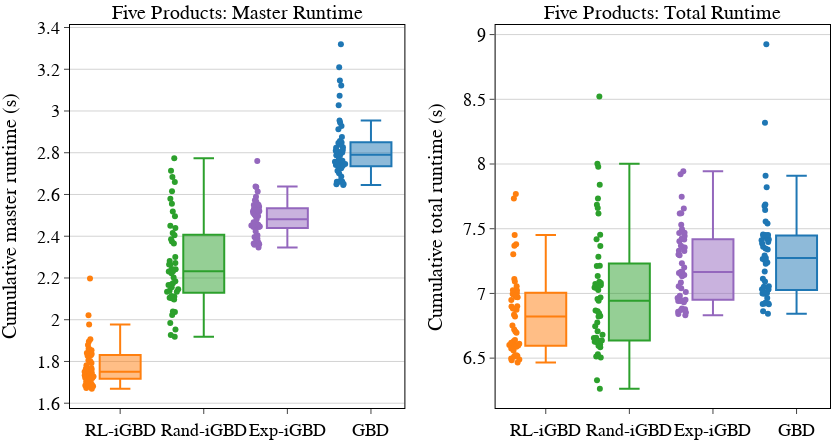

Here is the notebook cell this chart was saved with:
### Code cell
import plotly.express as px
from plotly.subplots import make_subplots
import plotly.graph_objects as go

color_map = {
    'RL':         'rgb(255,127,14)',
    'Random':     'rgb(44,160,44)',
    'Exponential':'rgb(148,103,189)',
    'Optimal':    'rgb(31,119,180)',
}

label_map = {
    'RL':          'RL-iGBD',
    'Random':      'Rand-iGBD',
    'Exponential': 'Exp-iGBD',
    'Optimal':     'GBD'
}

scales = sorted(df['num_prod'].unique())
n = len(scales)

# bump cols to 3 so we can put an extra panel to the right
cols = 2
rows = 1

# two titles for the two scales + one for the runtime plot of the second scale
subplot_titles = [f"<span style='font-size:20px;'> Five Products: Master Runtime </span>"] + [f"<span style='font-size:20px;'> Five Products: Total Runtime </span>"]

fig = make_subplots(
    rows=rows, cols=cols,
    subplot_titles=subplot_titles,
    horizontal_spacing=0.12,
    vertical_spacing=0.12
)

for i, scale in enumerate(scales):
    r = 1
    c = 1         # column 1 and 2
    d = df[df['num_prod'] == scale]
    # 1) the original total_mptime plots
    for policy in ['RL', 'Random', 'Exponential', 'Optimal']:
        fig.add_trace(
            go.Box(
                y=d.loc[d['policy'] == policy, 'total_mptime'],
                name=label_map[policy],
                boxpoints='all',
                marker_color=color_map[policy],
                showlegend=(i == 0)
            ),
            row=1, col=1
        )

    # 2) if this is the second scale (col==2), mirror it in col==3 with total_runtime
    for policy in ['RL', 'Random', 'Exponential', 'Optimal']:
        fig.add_trace(
            go.Box(
                y=d.loc[d['policy'] == policy, 'total_runtime'],
                name=label_map[policy],
                boxpoints='all',
                marker_color=color_map[policy],
                showlegend=False
            ),
            row=1, col=2
        )

# rest of your formatting unchanged...
fig.update_xaxes(tickfont=dict(family="Times New Roman"))
fig.update_yaxes(row=1, col=1, title_text="Cumulative master runtime (s)",
                 title_font=dict(family="Times New Roman", size=20))

fig.update_yaxes(row=1, col=2, title_text="Cumulative total runtime (s)",
                 title_font=dict(family="Times New Roman", size=20))

fig.update_xaxes(showgrid=False, gridcolor='lightgrey', gridwidth=1,
                 zeroline=False, showline=True, mirror=True,
                 linecolor='black', ticks='outside')
fig.update_yaxes(showgrid=True, gridcolor='lightgrey', gridwidth=1,
                 zeroline=False, showline=True, mirror=True,
                 linecolor='black', ticks='outside')

fig.update_layout(
    font=dict(family="Times New Roman", color="black", size=18),
    height=440 * rows,
    width=420 * cols,
    showlegend=False,
    margin=dict(l=70, r=10, t=25, b=0),
    paper_bgcolor='white',
    plot_bgcolor='white'
)

# pad the x-axis so boxes aren't jammed against the edges
pad_left  = -0.6
pad_right = len(label_map) - 0.6
for cc in range(1, cols+1):
    fig.update_xaxes(range=[pad_left, pad_right], row=1, col=cc)

fig.show()

### Figure 1 — Plotly figure (JSON) as saved in the notebook; plotly's stock layout.template omitted (floating-point values rounded to 4 significant figures)
{"data": [{"boxpoints": "all", "marker": {"color": "rgb(255,127,14)"}, "name": "RL-iGBD", "showlegend": true, "type": "box", "xaxis": "x", "y": [1.739, 1.673, 1.685, 1.689, 1.728, 1.836, 1.669, 1.696, 1.702, 1.681, 1.688, 1.686, 1.695, 1.84, 1.706, 1.75, 1.83, 1.762, 1.745, 1.729, 1.977, 1.853, 1.879, 1.764, 1.727, 1.708, 1.743, 1.722, 1.762, 1.782, 1.828, 1.806, 1.895, 1.793, 1.832, 1.861, 1.802, 1.75, 1.748, 1.721, 1.768, 2.021, 1.745, 1.734, 1.758, 1.765, 1.906, 1.86, 2.197], "yaxis": "y"}, {"boxpoints": "all", "marker": {"color": "rgb(44,160,44)"}, "name": "Rand-iGBD", "showlegend": true, "type": "box", "xaxis": "x", "y": [2.105, 2.45, 2.169, 1.985, 2.146, 2.265, 2.103, 1.919, 2.365, 2.139, 2.097, 2.155, 1.926, 2.281, 2.495, 2.167, 2.301, 2.175, 1.953, 2.518, 2.615, 2.375, 2.111, 2.242, 2.04, 2.023, 2.134, 2.404, 2.134, 2.113, 2.264, 2.242, 2.386, 2.58, 2.037, 2.231, 2.774, 2.241, 2.233, 2.184, 2.272, 2.556, 2.66, 2.223, 2.415, 2.684, 2.439, 2.714, 2.202], "yaxis": "y"}, {"boxpoints": "all", "marker": {"color": "rgb(148,103,189)"}, "name": "Exp-iGBD", "showlegend": true, "type": "box", "xaxis": "x", "y": [2.389, 2.362, 2.366, 2.504, 2.451, 2.37, 2.346, 2.405, 2.359, 2.366, 2.388, 2.455, 2.396, 2.377, 2.638, 2.461, 2.52, 2.444, 2.446, 2.55, 2.502, 2.531, 2.466, 2.449, 2.424, 2.455, 2.572, 2.497, 2.446, 2.55, 2.495, 2.573, 2.511, 2.563, 2.541, 2.589, 2.52, 2.534, 2.458, 2.444, 2.455, 2.531, 2.534, 2.523, 2.52, 2.481, 2.761, 2.614, 2.635], "yaxis": "y"}, {"boxpoints": "all", "marker": {"color": "rgb(31,119,180)"}, "name": "GBD", "showlegend": true, "type": "box", "xaxis": "x", "y": [2.802, 2.662, 2.664, 3.073, 2.701, 2.726, 2.661, 2.645, 2.713, 2.648, 2.661, 2.686, 2.742, 2.651, 3.028, 2.824, 2.738, 2.761, 2.793, 3.147, 2.826, 2.813, 2.791, 2.788, 2.741, 2.729, 2.757, 2.765, 3.209, 2.808, 2.767, 2.945, 2.876, 2.929, 2.912, 2.849, 2.809, 2.762, 2.839, 2.746, 2.856, 3.32, 2.758, 2.754, 2.801, 2.847, 2.955, 2.839, 3.122], "yaxis": "y"}, {"boxpoints": "all", "marker": {"color": "rgb(255,127,14)"}, "name": "RL-iGBD", "showlegend": false, "type": "box", "xaxis": "x2", "y": [6.63, 6.602, 6.639, 6.752, 6.822, 7.303, 6.484, 6.575, 6.511, 6.497, 6.522, 6.519, 6.61, 6.706, 6.601, 6.49, 6.619, 6.559, 6.516, 6.466, 7.025, 6.97, 7.379, 6.88, 6.883, 6.721, 6.836, 6.695, 6.9, 6.99, 6.901, 6.996, 6.874, 6.972, 6.949, 7.003, 7.007, 6.612, 6.588, 6.598, 6.593, 7.734, 7.055, 7.025, 7.112, 7.092, 7.451, 7.368, 7.768], "yaxis": "y2"}, {"boxpoints": "all", "marker": {"color": "rgb(44,160,44)"}, "name": "Rand-iGBD", "showlegend": false, "type": "box", "xaxis": "x2", "y": [6.635, 7.213, 6.622, 6.513, 6.822, 6.956, 6.505, 6.33, 7.026, 6.637, 6.746, 6.657, 6.596, 7.08, 6.848, 6.626, 6.584, 6.636, 6.263, 7.661, 7.618, 7.064, 6.944, 6.869, 7.044, 6.655, 6.969, 7.419, 6.863, 6.708, 7.046, 7.073, 7.283, 7.366, 6.605, 6.826, 7.978, 6.775, 6.53, 6.681, 7.212, 7.686, 7.733, 7.09, 7.84, 8.001, 7.453, 8.521, 7.135], "yaxis": "y2"}, {"boxpoints": "all", "marker": {"color": "rgb(148,103,189)"}, "name": "Exp-iGBD", "showlegend": false, "type": "box", "xaxis": "x2", "y": [7.146, 6.883, 6.942, 7.085, 7.142, 6.952, 6.831, 6.841, 6.871, 6.877, 6.942, 6.965, 6.95, 7.144, 7.62, 6.853, 6.941, 6.932, 6.859, 7.04, 7.467, 7.354, 7.168, 7.133, 7.329, 7.159, 7.496, 7.2, 7.234, 7.166, 7.417, 7.354, 7.301, 7.295, 7.328, 7.403, 7.47, 7.056, 6.981, 7.01, 7.531, 7.655, 7.945, 7.445, 7.424, 7.368, 7.747, 7.617, 7.921], "yaxis": "y2"}, {"boxpoints": "all", "marker": {"color": "rgb(31,119,180)"}, "name": "GBD", "showlegend": false, "type": "box", "xaxis": "x2", "y": [7.274, 7.051, 7.056, 7.676, 6.923, 7.169, 6.843, 6.919, 7.032, 6.862, 6.917, 7.092, 6.998, 6.964, 7.821, 7.03, 6.921, 6.929, 7.012, 7.397, 7.339, 7.347, 7.238, 7.266, 7.257, 7.247, 7.451, 7.23, 7.909, 7.44, 7.293, 7.452, 7.556, 7.446, 7.422, 7.445, 7.416, 7.003, 7.113, 7.0, 7.687, 8.926, 7.386, 7.361, 7.456, 7.412, 7.646, 7.541, 8.319], "yaxis": "y2"}], "layout": {"annotations": [{"font": {"size": 16}, "showarrow": false, "text": "<span style='font-size:20px;'> Five Products: Master Runtime </span>", "x": 0.22, "xanchor": "center", "xref": "paper", "y": 1, "yanchor": "bottom", "yref": "paper"}, {"font": {"size": 16}, "showarrow": false, "text": "<span style='font-size:20px;'> Five Products: Total Runtime </span>", "x": 0.78, "xanchor": "center", "xref": "paper", "y": 1, "yanchor": "bottom", "yref": "paper"}], "font": {"color": "black", "family": "Times New Roman", "size": 18}, "height": 440, "margin": {"b": 0, "l": 70, "r": 10, "t": 25}, "paper_bgcolor": "white", "plot_bgcolor": "white", "showlegend": false, "width": 840, "xaxis": {"anchor": "y", "domain": [0, 0.44], "gridcolor": "lightgrey", "gridwidth": 1, "linecolor": "black", "mirror": true, "range": [-0.6, 3.4], "showgrid": false, "showline": true, "tickfont": {"family": "Times New Roman"}, "ticks": "outside", "zeroline": false}, "xaxis2": {"anchor": "y2", "domain": [0.56, 1], "gridcolor": "lightgrey", "gridwidth": 1, "linecolor": "black", "mirror": true, "range": [-0.6, 3.4], "showgrid": false, "showline": true, "tickfont": {"family": "Times New Roman"}, "ticks": "outside", "zeroline": false}, "yaxis": {"anchor": "x", "domain": [0, 1], "gridcolor": "lightgrey", "gridwidth": 1, "linecolor": "black", "mirror": true, "showgrid": true, "showline": true, "ticks": "outside", "title": {"font": {"family": "Times New Roman", "size": 20}, "text": "Cumulative master runtime (s)"}, "zeroline": false}, "yaxis2": {"anchor": "x2", "domain": [0, 1], "gridcolor": "lightgrey", "gridwidth": 1, "linecolor": "black", "mirror": true, "showgrid": true, "showline": true, "ticks": "outside", "title": {"font": {"family": "Times New Roman", "size": 20}, "text": "Cumulative total runtime (s)"}, "zeroline": false}}}
